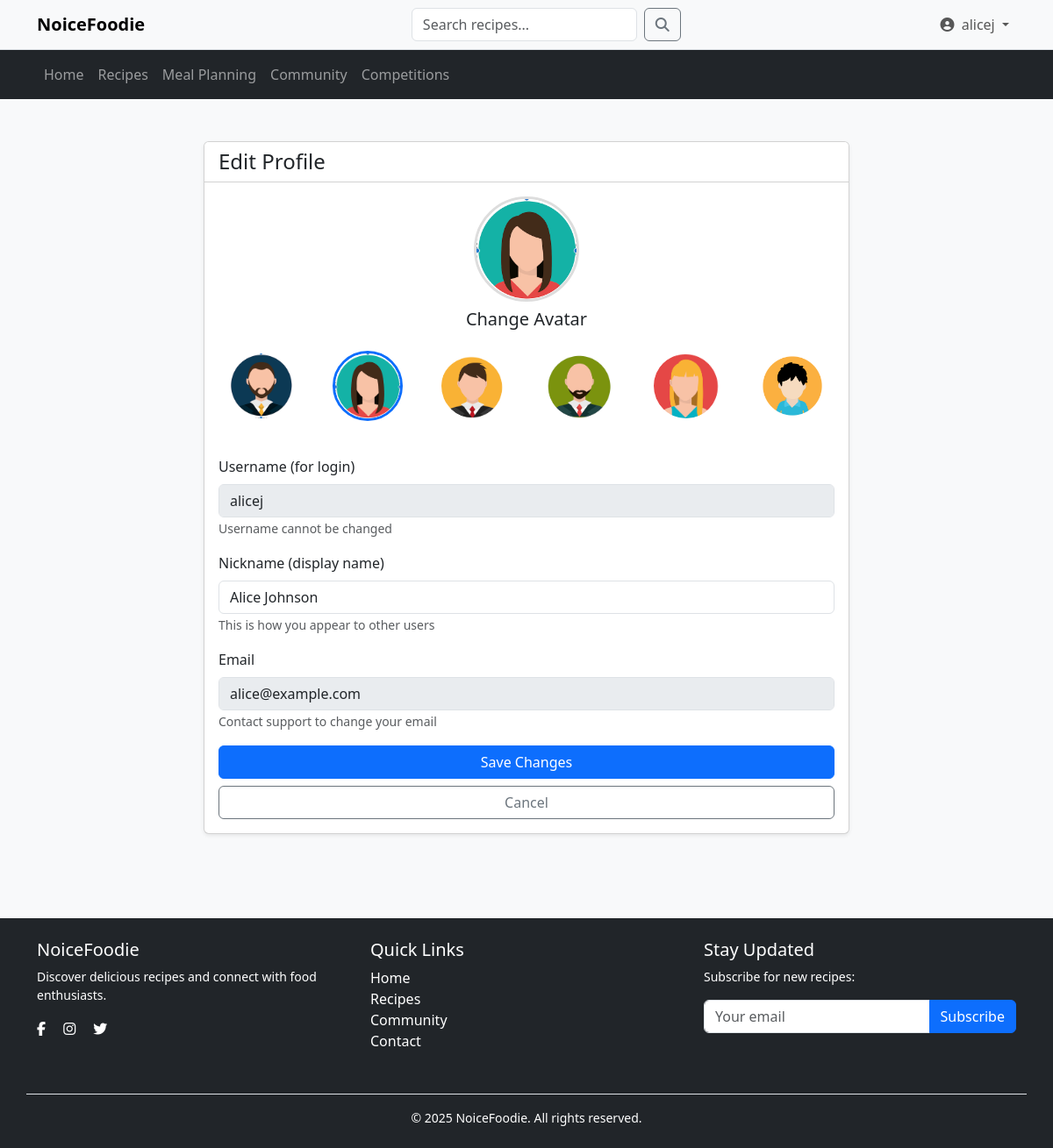
The app's page /users/edit_profile.php (signed in) with its own data.
### tables this page shows
CREATE TABLE users (
  user_id int(11) NOT NULL AUTO_INCREMENT PRIMARY KEY,
  username varchar(50) NOT NULL,
  nickname varchar(100) DEFAULT NULL,
  email varchar(100) NOT NULL,
  password varchar(255) NOT NULL,
  registration_date TIMESTAMP DEFAULT CURRENT_TIMESTAMP,
  reset_token varchar(255) DEFAULT NULL,
  reset_token_expiry datetime DEFAULT NULL,
  avatar int(11) DEFAULT 0,
  UNIQUE KEY email (email)
);

### users/edit_profile.php (the view, shortened to what this page needs)
<?php
require_once '../config/db.php';
$user_id = $_SESSION['user_id'];
$stmt = $usersDB->prepare("SELECT username, nickname, email FROM users WHERE user_id = ?");
$stmt->execute([$user_id]);
$user = $stmt->fetch(PDO::FETCH_ASSOC);
$preset_avatars = [
    'avatar1.png',
    'avatar2.png',
    'avatar3.png',
    'avatar4.png',
    'avatar5.png',
    'avatar6.png'
];
?>
<!DOCTYPE html>
<html lang="en">
<head>
    <link href="https://cdn.jsdelivr.net/npm/bootstrap@5.3.2/dist/css/bootstrap.min.css" rel="stylesheet">
    <link rel="stylesheet" href="https://cdn.jsdelivr.net/npm/bootstrap-icons/font/bootstrap-icons.css">
    <link rel="stylesheet" href="https://cdnjs.cloudflare.com/ajax/libs/font-awesome/6.0.0/css/all.min.css">
</head>
<body class="bg-light">
    <?php include '../includes/navigation.php'; ?>
    <div class="container py-5">
        <div class="row justify-content-center">
            <div class="col-md-8">
                <div class="card shadow-sm">
                    <div class="card-header bg-white">
                        <h4 class="mb-0">Edit Profile</h4>
                    </div>
                    <div class="card-body">
                        <form method="POST">
                            <div class="text-center mb-4">
                                <?php
                                $current_avatar = $preset_avatars[$_SESSION['avatar'] ?? 0] ?? $preset_avatars[0];
                                ?>
                                <img src="../assets/avatars/<?= $current_avatar ?>" class="current-avatar mb-2" id="currentAvatarPreview">
                                <h5>Change Avatar</h5>
                            </div>
                            <div class="row mb-4 justify-content-center">
                                <?php foreach ($preset_avatars as $index => $avatar): ?>
                                    <div class="col-4 col-sm-3 col-md-2 text-center mb-3">
                                        <img src="../assets/avatars/<?= $avatar ?>"
                                             class="avatar-option <?= ($index == ($_SESSION['avatar'] ?? 0)) ? 'selected' : '' ?>"
                                             onclick="selectAvatar(<?= $index ?>, '<?= $avatar ?>')">
                                    </div>
                                <?php endforeach; ?>
                            </div>
                            <div class="mb-3">
                                <label class="form-label">Username (for login)</label>
                                <input type="text" class="form-control" value="<?= htmlspecialchars($user['username']) ?>" disabled>
                                <small class="text-muted">Username cannot be changed</small>
                            </div>
                            <div class="mb-3">
                                <label for="nickname" class="form-label">Nickname (display name)</label>
                                <input type="text" class="form-control" id="nickname" name="nickname"
                                       value="<?= htmlspecialchars($_POST['nickname'] ?? $user['nickname'] ?? $user['username']) ?>" required>
                                <small class="text-muted">This is how you appear to other users</small>
                            </div>
                            <div class="mb-3">
                                <label class="form-label">Email</label>
                                <input type="text" class="form-control" value="<?= htmlspecialchars($user['email']) ?>" disabled>
                                <small class="text-muted">Contact support to change your email</small>
                            </div>
                            <div class="d-grid gap-2">
                                <button type="submit" class="btn btn-primary">Save Changes</button>
                                <a href="profile.php" class="btn btn-outline-secondary">Cancel</a>
                            </div>
                        </form>
                    </div>
                </div>
            </div>
        </div>
    </div>
    <?php include_once '../includes/footer.php'; ?>
</body>
</html>

### users/edit_profile.php (style rules this page uses)
.avatar-option { width: 80px; height: 80px; border-radius: 50%; object-fit: cover; cursor: pointer; border: 3px solid transparent; transition: all 0.2s; }
.avatar-option.selected { border-color: #0d6efd; }
.current-avatar { width: 120px; height: 120px; border-radius: 50%; object-fit: cover; border: 3px solid #ddd; }

### records on screen
users: username "alicej", nickname "Alice Johnson", email "alice@example.com"

### other values on screen
$_SESSION['username'] "alicej"
